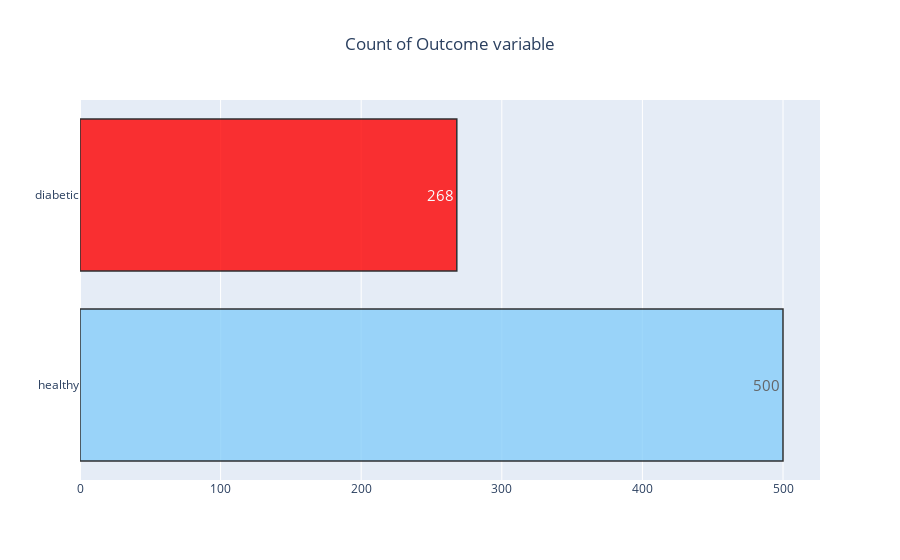

Write notebook code for a chart like this one.
### Code cell
target_count()

### Figure 1 — Plotly figure (JSON) as saved in the notebook; plotly's stock layout.template omitted (floating-point values rounded to 4 significant figures)
{"data": [{"marker": {"color": ["lightskyblue", "red"], "line": {"color": "#000000", "width": 1.5}}, "opacity": 0.8, "orientation": "h", "text": ["500", "268"], "textfont": {"size": 15}, "textposition": "auto", "type": "bar", "x": [500, 268], "y": ["healthy", "diabetic"]}], "layout": {"title": {"text": "Count of Outcome variable", "x": 0.5}}}
